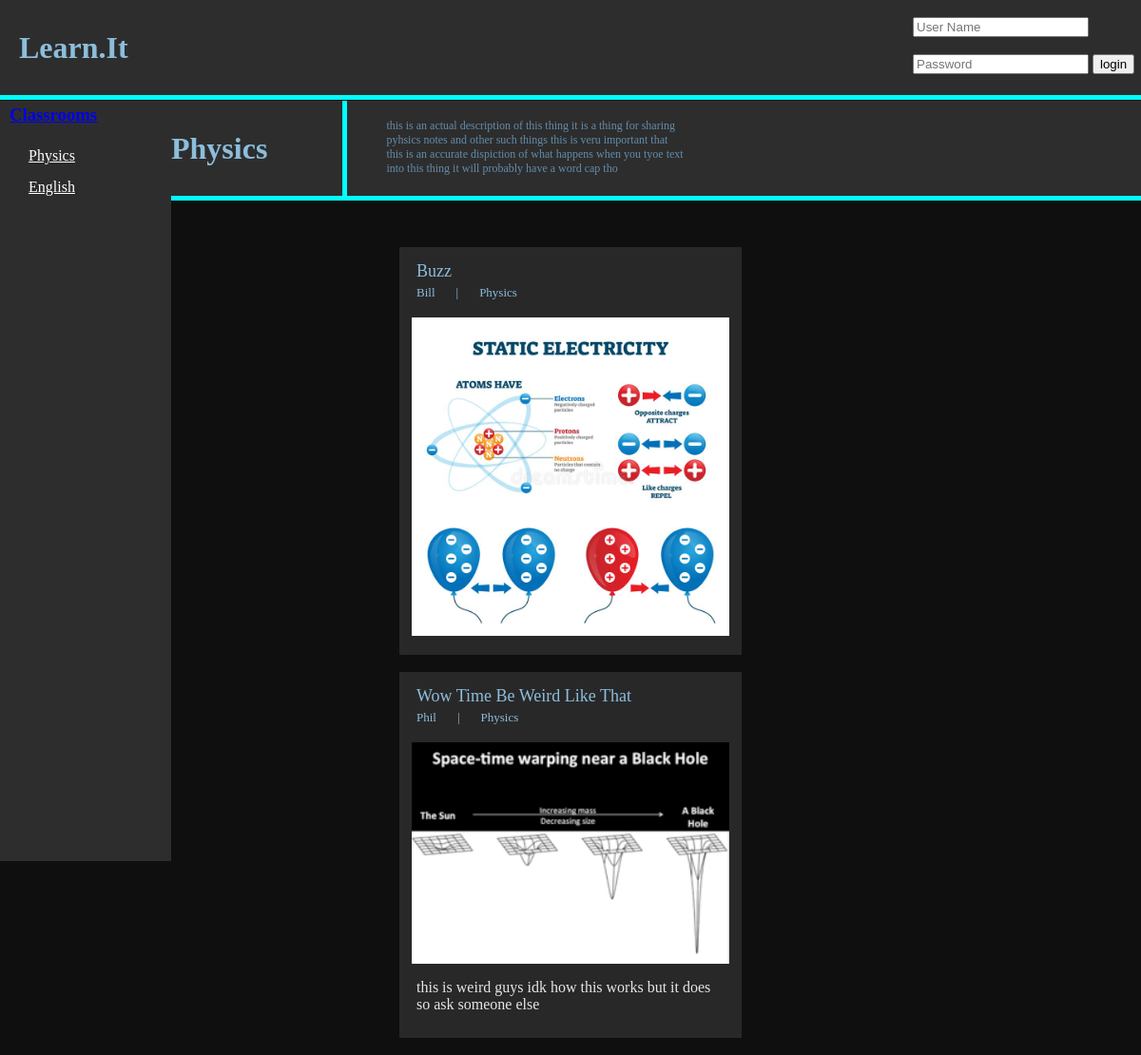
/classroom/1, run on an earlier commit of the app's database.
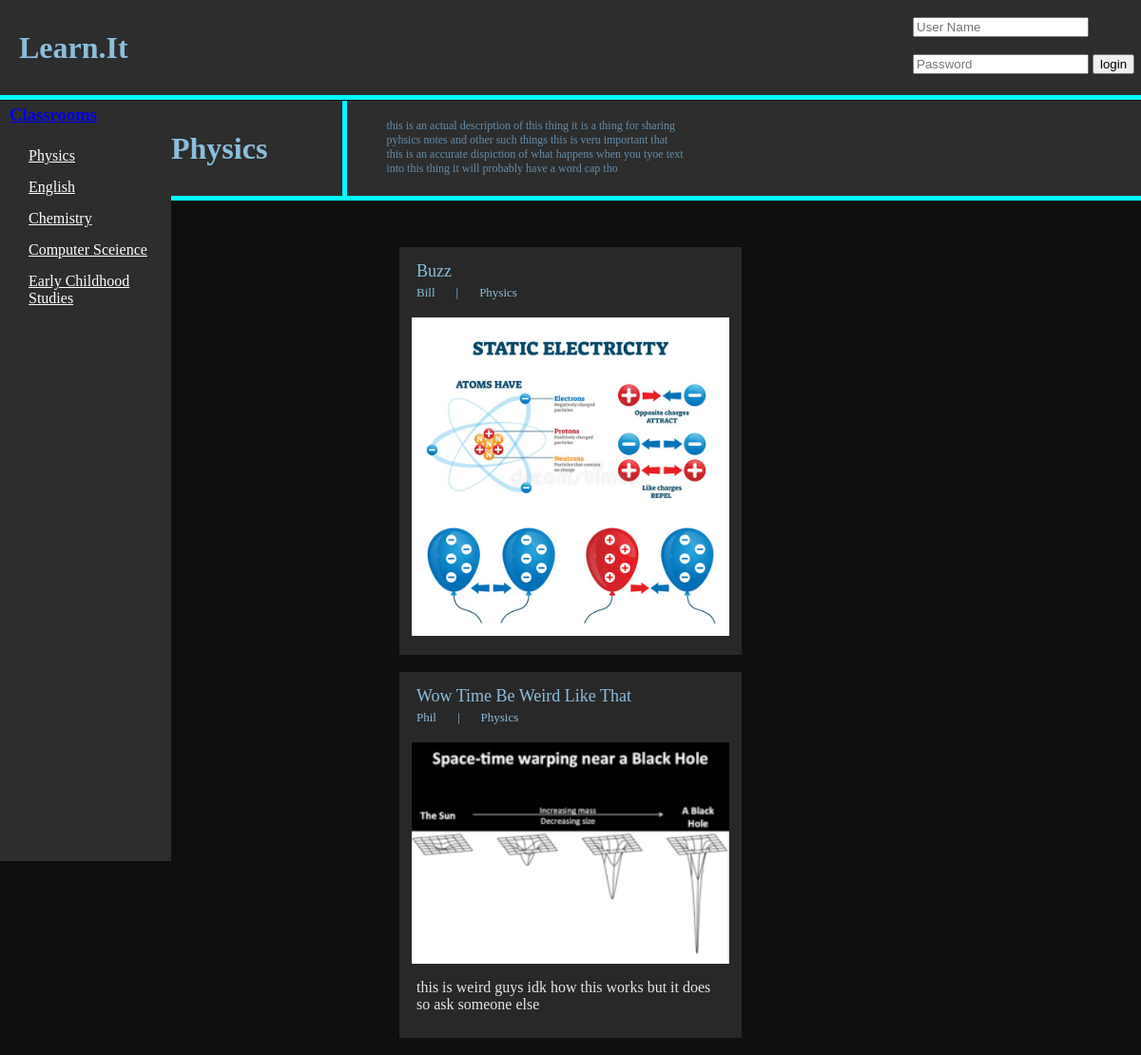
And on a later commit of the database.
### tables this page shows
CREATE TABLE classroom (id INTEGER PRIMARY KEY, name STRING, description TEXT, ProPic TEXT);

CREATE TABLE Post (id INTEGER PRIMARY KEY, Uid INTEGER REFERENCES User (id), Cid INTEGER REFERENCES classroom (id), Topic INTEGER REFERENCES Topic (id), title TEXT, content sting, Text TEXT, Usefulness INTEGER);

CREATE TABLE User (id INTEGER PRIMARY KEY, name STRING, description TEXT, PorPic TEXT, password STRING);

### main.py (the view)
@app.route("/classroom/<ClassID>")
def classrooms(ClassID):
    name = ''
    id = 0
    posts = do_query("""SELECT Post.id,Post.title, Post.content,
                            Post.Text, Post.Usefulness, User.name,
                            classroom.name,Cid from Post join user ON Post.Uid
                            = User.id join classroom ON Post.Cid = classroom.id
                            where cid = ? order by Post.id DESC;
                            """, (ClassID,), None)
    classroom = do_query("select * from classroom where id=?", (ClassID,), 1)
    classes = do_query("select name, id from classroom;", (), None)
    if session.get("_User") is not None:
        id = session["_User"]
        name = do_query("SELECT name from User where id = ?",
                        (session["_User"],), "fetch")
    return render_template("classroom.html", stuff=posts, info=classroom,
                           classrooms=classes, user_name=name,
                           uid=id)

### main.py (called while the page is built)
def do_query(query, data, fetch):
    conn = sqlite3.connect("learnit.db")
    cur = conn.cursor()
    cur.execute(query, data)
    if fetch is None:
        result = cur.fetchall()
    else:
        result = cur.fetchone()
    conn.close()
    return result

### templates/classroom.html (shortened to what this page needs)
<!DOCTYPE html>
<html lang="en" dir="ltr">
<link rel="stylesheet" href="../static/css/style.css">
  <head>
  </head>
  <body>
    {%include 'header.html'%}
    {%include 'sidebar.html'%}
    <div class="header">
      <h1 class="class-title">{{info[1]}}</h1>
      <div class="containter">
        <div class="class-spacer">
          <p class="class-description">{{info[2]}}</p>
        </div>
      </div>
      <br><br>
      {%for i in stuff%}
      {%include 'posts.html'%}
      {%endfor%}
      <br>
    </div>
  </body>
</html>

### templates/header.html (shortened to what this page needs)
<!DOCTYPE html>
<html lang="en" dir="ltr">
<link rel="stylesheet" href="../static/css/style.css">
  <head>
  </head>
  <body>
    <div class="header">
        <h1 class="title"><a href="/" class="Title-link">Learn.it</a></h1>
        <div class="login-box">
          {%if uid == 0%}
          <br>
          <form class="" action="/login" method="post">
            <input class="login-input" type="text" name="UserName" placeholder="User Name">
            <br><br>
            <input class="login-input" type="text" name="Password" placeholder="Password">
            <input type="submit" name="" value="login">
          </form>
          {%else%}
          <form class="logout" action="/logout" method="post">
            <input type="submit" name="" value="logout">
          </form>
              <p class="loggedin-name">{{user_name[0]}}</p>
          {%endif%}
        </div>
    </div>
  </body>
</html>

### templates/sidebar.html (shortened to what this page needs)
<!DOCTYPE html>
<html lang="en" dir="ltr">
<link rel="stylesheet" href="../static/css/style.css">
  <head>
  </head>
  <body>
    <div class="sidebar">
      <a href="/classes"><h3 class="sidebar-Title">Classrooms</h3></a>
      {%for i in classrooms%}
        <a href="/classroom/{{i[1]}}" class="sidebar-Text">{{i[0]}}</a>
      {%endfor%}
    </div>
  </body>
</html>

### templates/posts.html (shortened to what this page needs)
<!DOCTYPE html>
<html lang="en" dir="ltr">
  <head>
  </head>
  <body>
    <div class="post">
      <p class="post-title">{{i[1]}}</p>
      <a class="post-subtext" href="/">{{i[5]}}</a>
      <p class="post-subtext">|</p>
      <a class="post-subtext" href="/classroom/{{i[7]}}">{{i[6]}}</a>
      <br><br>
      {%if i[2] != None%}
      <img class="post-image" src="../static/images/{{i[2]}}" alt="{{i[2]}}" >
      {%endif%}
      {%if i[3] != None%}
      <p class="post-text">{{i[3]}}</p>
      {%endif%}
    </div>
  </body>
</html>

### static/css/style.css (style rules this page uses)
div.header { width: 100%; background-color: rgb(45,45,45); height: 100px; padding: 0; color: rgb(140,190,220); border-bottom: solid 5px cyan; margin-bottom: 1px; position: relative; }
body { margin: 0; background-color: rgb(15,15,15) }
.title { margin-top: 0px; width: 20vw; margin-left: 20px; text-transform: capitalize; line-height: 100px; text-decoration: none; color:rgb(140,190,220); margin-bottom: 0; float:left; }
.Title-link { text-decoration: none; heignt:100%; color:rgb(140,190,220); }
.sidebar { height: 100vh; width: 15vw; background-color: rgb(45,45,45); color:rgb(140,190,220); float: left; position: sticky; top: 0px; z-index: 1; }
h3.sidebar-Title { margin-top: 0px; margin-left: 10px; line-height: 30px; }
.sidebar-Text { margin-left: 30px; color: white; text-transform: capitalize; display: block; margin-bottom: 15px; }
div.post { margin-left: auto; margin-right: auto; width: 30vw; background-color: rgb(40,40,40); padding-bottom: 10px; }
.post-title { font-size: large; color: rgb(140,190,220); text-transform: capitalize; margin-left: 5%; margin-right: 5%; margin-bottom: 2px; padding-bottom: 0px; padding-top: 15px; }
.post-image { width: 93%; margin-left: auto; margin-right: auto; display: block; margin-bottom: 10px; }
.post-text { width: 90%; padding-left: 5%; padding-right: 5%; color: rgb(230,230,230); }
.post-subtext { font-size: small; color: rgb(140,190,220); margin-left: 5%; margin-top: 0px; text-decoration: none; display: inline; text-transform: capitalize; }
.class-description { color: rgb(100,140,170); font-size: 12px; line-height: 15px; vertical-align: middle; top: 7%; left:2%; position: absolute; }
.class-title { color: rgb(140,190,220); font-size: xxlarge; margin-top: 0px; text-transform: capitalize; display: inline; float: left; line-height: 100px; text-shadow: 100px black; }
.containter { height: 100%; margin-right: 40%; margin-left: 30%; border-left: solid 5px cyan; }
.class-spacer { position: relative; margin-left: 35px; vertical-align: middle; height: 100%; }
.login-box { position: absolute; display: inline-block; height: 100%; width: 20%; right: 0; float: right; }
.login-input { marign-left:10px; background color: rgba(200, 200, 200, 0.25); }

What changed in the data, as far as the page shows it:
added classroom: name "Chemistry"
added classroom: name "Computer Sceience"
added classroom: name "Early Childhood Studies"
